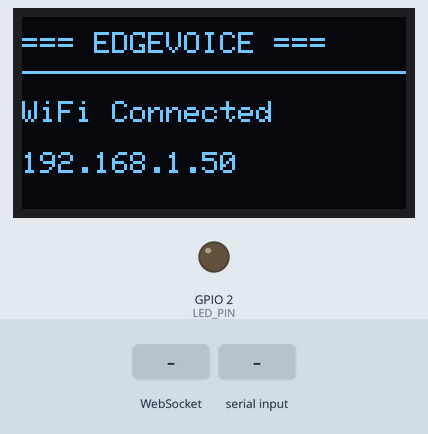
Recording of a sketch running on a simulated ESP32. Parts: 128×64 one-colour display, output pins drawn as LEDs (lit = HIGH). The inputs (shaded band) are chosen by the test bench. WiFi joins after 1.5 s; servers stay silent unless stated; I2S audio is not simulated (input reads silence); what the sketch prints to the serial monitor is not drawn.

Above: at 2.7 s.
2.8 s: WebSocket text "1" received
At 3.7 s:
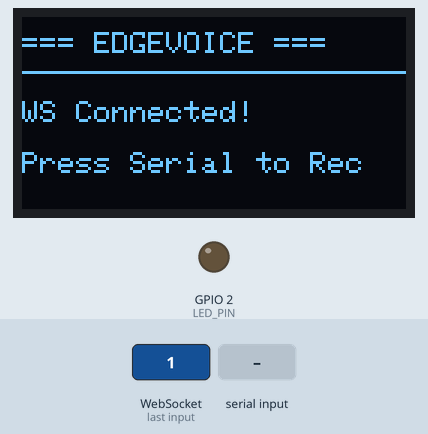
4.3 s: "1" received over Serial
At 4.9 s:
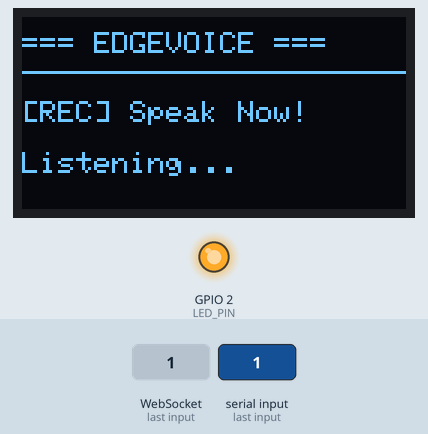
8.8 s: "0" received over Serial
At 14.7 s:
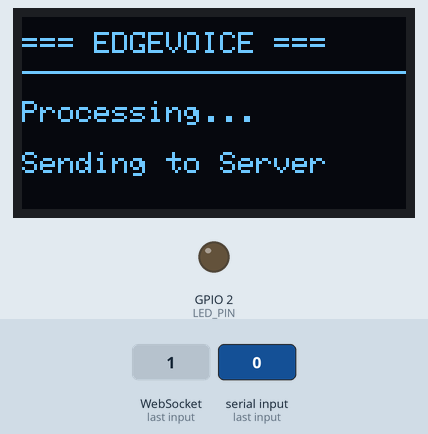
Timing chart, 0 to 16.2 s (numbered marks = the images above; inputs shaded):
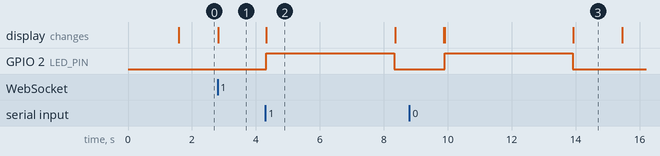

The sketch:

Esp32.ino
```cpp
#include <WiFi.h>
#include <WebSocketsClient.h>
#include <Wire.h>
#include <Adafruit_GFX.h>
#include <Adafruit_SSD1306.h>
#include <driver/i2s.h>

// --- WI-FI & SERVER CREDENTIALS ---
const char* ssid = "Sanjay";
const char* password = "Ravichandran Ashwin";
const char* server_ip = " 10.24.201.122";
const int ws_port = 8000;

// --- HARDWARE PINS ---
#define I2S_SCK 14
#define I2S_WS 15
#define I2S_SD_PIN 32
const int LED_PIN = 2; // Indicator LED

// --- AUDIO SETTINGS ---
#define SAMPLE_RATE 8000
#define RECORD_TIME_SEC 4
#define NUM_SAMPLES (SAMPLE_RATE * RECORD_TIME_SEC)
#define WAV_HEADER_SIZE 44
#define TOTAL_BUF_SIZE (WAV_HEADER_SIZE + (NUM_SAMPLES * 2))

Adafruit_SSD1306 display(128, 64, &Wire, -1);
WebSocketsClient webSocket;
bool isWsConnected = false;

// Audio buffer for 16-bit PCM
uint8_t audioBuffer[TOTAL_BUF_SIZE];

void showStatus(String line1, String line2 = "") {
  display.clearDisplay();
  display.setTextSize(1);
  display.setTextColor(SSD1306_WHITE);
  display.setCursor(0, 5);
  display.println("=== EDGEVOICE ===");
  display.drawFastHLine(0, 18, 128, SSD1306_WHITE);
  display.setCursor(0, 28);
  display.println(line1);
  if (line2 != "") {
    display.setCursor(0, 45);
    display.println(line2);
  }
  display.display();
}

void setupI2S() {
  i2s_config_t i2s_config = {
    .mode = (i2s_mode_t)(I2S_MODE_MASTER | I2S_MODE_RX),
    .sample_rate = SAMPLE_RATE,
    .bits_per_sample = I2S_BITS_PER_SAMPLE_32BIT, // INMP441 sends 32-bit (24-bit padded)
    .channel_format = I2S_CHANNEL_FMT_ONLY_LEFT,
    .communication_format = I2S_COMM_FORMAT_I2S,
    .intr_alloc_flags = ESP_INTR_FLAG_LEVEL1,
    .dma_buf_count = 8,
    .dma_buf_len = 1024,
    .use_apll = false,
    .tx_desc_auto_clear = false,
    .fixed_mclk = 0
  };

  i2s_pin_config_t pin_config = {
    .bck_io_num = I2S_SCK,
    .ws_io_num = I2S_WS,
    .data_out_num = I2S_PIN_NO_CHANGE,
    .data_in_num = I2S_SD_PIN
  };

  i2s_driver_install(I2S_NUM_0, &i2s_config, 0, NULL);
  i2s_set_pin(I2S_NUM_0, &pin_config);
  i2s_zero_dma_buffer(I2S_NUM_0);
}

void writeWavHeader(uint8_t* header, int waveDataSize) {
  int totalDataLen = waveDataSize + 36;
  int byteRate = SAMPLE_RATE * 2;

  header[0] = 'R'; header[1] = 'I'; header[2] = 'F'; header[3] = 'F';
  header[4] = (byte)(totalDataLen & 0xff); header[5] = (byte)((totalDataLen >> 8) & 0xff);
  header[6] = (byte)((totalDataLen >> 16) & 0xff); header[7] = (byte)((totalDataLen >> 24) & 0xff);
  header[8] = 'W'; header[9] = 'A'; header[10] = 'V'; header[11] = 'E';
  header[12] = 'f'; header[13] = 'm'; header[14] = 't'; header[15] = ' ';
  header[16] = 16; header[17] = 0; header[18] = 0; header[19] = 0;
  header[20] = 1;  header[21] = 0; // PCM
  header[22] = 1;  header[23] = 0; // Mono
  header[24] = (byte)(SAMPLE_RATE & 0xff); header[25] = (byte)((SAMPLE_RATE >> 8) & 0xff);
  header[26] = (byte)((SAMPLE_RATE >> 16) & 0xff); header[27] = (byte)((SAMPLE_RATE >> 24) & 0xff);
  header[28] = (byte)(byteRate & 0xff); header[29] = (byte)((byteRate >> 8) & 0xff);
  header[30] = (byte)((byteRate >> 16) & 0xff); header[31] = (byte)((byteRate >> 24) & 0xff);
  header[32] = 2;  header[33] = 0;
  header[34] = 16; header[35] = 0; // 16-bit
  header[36] = 'd'; header[37] = 'a'; header[38] = 't'; header[39] = 'a';
  header[40] = (byte)(waveDataSize & 0xff); header[41] = (byte)((waveDataSize >> 8) & 0xff);
  header[42] = (byte)((waveDataSize >> 16) & 0xff); header[43] = (byte)((waveDataSize >> 24) & 0xff);
}

void recordAndSendAudio() {
  if (!isWsConnected) return;

  showStatus("[REC] Speak Now!", "Listening...");
  digitalWrite(LED_PIN, HIGH);

  // Send the secret trigger to the Python server instantly

  webSocket.sendTXT("TRIGGER_MIC");

  // Fake the recording delay to match the physical LED status
  delay(4000);

  digitalWrite(LED_PIN, LOW);
  showStatus("Processing...", "Sending to Server");
  delay(1500);
  showStatus("SYSTEM READY", "Press Serial to Rec");
}
void webSocketEvent(WStype_t type, uint8_t * payload, size_t length) {
  switch(type) {
    case WStype_CONNECTED:
      isWsConnected = true;
      Serial.println("[WS] Connected to Server!");
      showStatus("WS Connected!", "Press Serial to Rec");
      break;
    case WStype_DISCONNECTED:
      isWsConnected = false;
      Serial.println("[WS] Disconnected!");
      showStatus("WS Disconnected", "Reconnecting...");
      break;
    case WStype_TEXT:
      Serial.printf("[Server Response] %s\n", payload);
      break;
  }
}

void setup() {
  Serial.begin(115200);
  pinMode(LED_PIN, OUTPUT);
  digitalWrite(LED_PIN, LOW);

  if (!display.begin(SSD1306_SWITCHCAPVCC, 0x3C)) {
    Serial.println("[ERROR] OLED Init Failed!");
  }

  showStatus("Connecting WiFi...");
  WiFi.begin(ssid, password);
  while (WiFi.status() != WL_CONNECTED) {
    delay(500);
    Serial.print(".");
  }

  setupI2S(); // Initialize INMP441 Mic

  webSocket.begin(server_ip, ws_port, "/ws/audio");
  webSocket.onEvent(webSocketEvent);
  webSocket.setReconnectInterval(5000);

  // Serial.println("\n[SYSTEM] Setup complete. Press ENTER in Serial Monitor to record!");
  showStatus("WiFi Connected", WiFi.localIP().toString());
}

void loop() {
  webSocket.loop();

  // Trigger recording by sending a character in the Serial Monitor
  if (Serial.available() > 0) {
    while (Serial.available() > 0) Serial.read();
    recordAndSendAudio();
  }
}
```

Measured:
- after the input at 2.8 s, the display: changes at once (image 1)
- after the input at 4.3 s, GPIO 2 (LED_PIN): LOW → HIGH at once, → LOW 4.0 s later; the display: changes at once (image 2)
- after the input at 8.8 s, GPIO 2 (LED_PIN): LOW → HIGH after 1.1 s, → LOW 4.0 s later; the display: first differs from a run without the input after 1.1 s (image 3 shows a later state)
- what the display in image 2 shows lasts 4.1 s, from 4.3 s to 8.4 s
